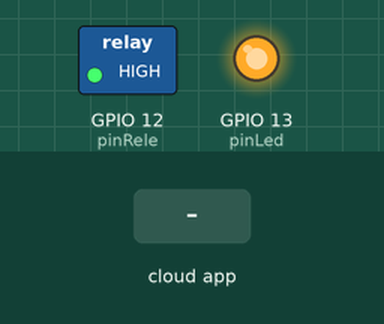
The sketch below on a simulated ESP8266 (NodeMCU). Parts: switched loads named in the sketch (green lamp = pin HIGH), output pins drawn as LEDs (lit = HIGH). Inputs (shaded band) come from the test bench. WiFi joins after 1.5 s; servers stay silent unless stated; what the sketch prints to the serial monitor is not drawn.

Above: at 2.7 s.
2.8 s: the phone or cloud app sets 0 to 0
At 4.3 s:
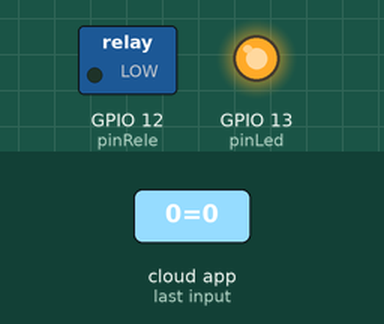
At 5.2 s:
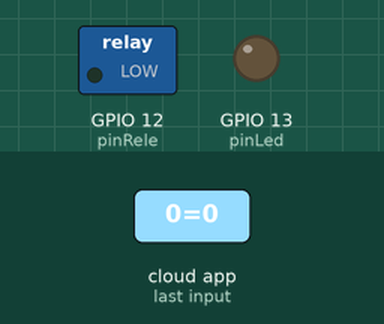
6.0 s: the phone or cloud app sets 0 to 1
At 11.0 s:
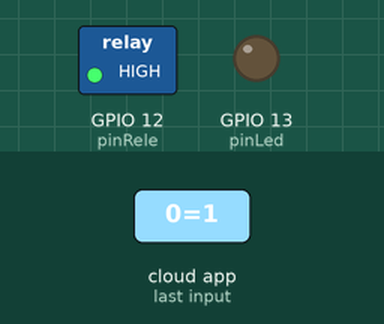
Timing chart, 0 to 15.0 s (numbered marks = the images above; inputs shaded):
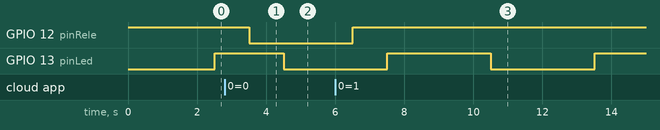

Measured:
- after the input at 2.8 s, GPIO 12 (pinRele): HIGH → LOW after 0.71 s
- after the input at 6.0 s, GPIO 12 (pinRele): LOW → HIGH after 0.51 s

The sketch:

ota_cayenne.ino
```cpp
/* con éste sketch los módulos de prueba podrán ser reprogramados através de la red WiFi*/
#include <ESP8266WiFi.h>
#include <ESP8266mDNS.h>
#include <WiFiUdp.h>
#include <ArduinoOTA.h>
#include <ESP8266WebServer.h>
#include <CayenneMQTTESP8266.h>

#ifndef STASSID
#define STASSID "_hoy-no"
#define STAPSK  "a2h0o1r7a/"
#endif

#define canal 0

const char* ssid = STASSID;
const char* password = STAPSK;

const char cayUser[] = "abe72a70-31fd-11e7-aa05-db50d12f1f3d";
const char cayPass[] = "e91b50872db8081c5bb705d2e9c7256124e4ca5d";
const char cayID[] = "1d64a9d0-84ee-11e9-94e9-493d67fd755e";

const int pinLed = 13;
const int pinBoton = 0;
const int pinRele = 12;

const unsigned long  intervaloLed = 2000;

bool ota_flag = true;
unsigned long tiempo_anterior = 0;

ESP8266WebServer Server;

void setup() {
  pinMode(pinLed, OUTPUT);
  pinMode(pinRele, OUTPUT);
  pinMode(pinBoton, INPUT);

  digitalWrite(pinRele, HIGH);

  Serial.begin(115200);
  Serial.println("Iniciando WiFi");
  WiFi.mode(WIFI_STA);
  WiFi.begin(ssid, password);
  while (WiFi.waitForConnectResult() != WL_CONNECTED) {
    Serial.println("CConexion WiFi fallida, reiniciando...");
    delay(5000);
    ESP.restart();
  }

  // Port defaults to 8266
  // ArduinoOTA.setPort(8266);

  // Hostname defaults to esp8266-[ChipID]
  ArduinoOTA.setHostname("Corredor");

  // No authentication by default
  // ArduinoOTA.setPassword("admin");

  // Password can be set with it's md5 value as well
  // MD5(admin) = 21232f297a57a5a743894a0e4a801fc3
  // ArduinoOTA.setPasswordHash("21232f297a57a5a743894a0e4a801fc3");

  ArduinoOTA.onStart([]() {
    String type;
    if (ArduinoOTA.getCommand() == U_FLASH) {
      type = "sketch";
    } else { // U_SPIFFS
      type = "filesystem";
    }

    // NOTE: if updating SPIFFS this would be the place to unmount SPIFFS using SPIFFS.end()
    Serial.println("Start updating " + type);
  });
  ArduinoOTA.onEnd([]() {
    Serial.println("\nEnd");
  });
  ArduinoOTA.onProgress([](unsigned int progress, unsigned int total) {
    Serial.printf("Progress: %u%%\r", (progress / (total / 100)));
  });
  ArduinoOTA.onError([](ota_error_t error) {
    Serial.printf("Error[%u]: ", error);
    if (error == OTA_AUTH_ERROR) {
      Serial.println("Auth Failed");
    } else if (error == OTA_BEGIN_ERROR) {
      Serial.println("Begin Failed");
    } else if (error == OTA_CONNECT_ERROR) {
      Serial.println("Connect Failed");
    } else if (error == OTA_RECEIVE_ERROR) {
      Serial.println("Receive Failed");
    } else if (error == OTA_END_ERROR) {
      Serial.println("End Failed");
    }
  });
  ArduinoOTA.begin();

  Serial.print("IP address: ");
  Serial.println(WiFi.localIP());

  Server.on("/restart",[](){
    Server.send(200,"text/plain", "Reiniciando...");
    delay(1000);
    ESP.restart();
  });

  Server.on("/",[](){
    Server.send(200,"text/plain", "Ok");
    delay(500);
  });

  Server.begin();

  Cayenne.begin(cayUser, cayPass, cayID, ssid, password);
}

void loop() {
  ArduinoOTA.handle();
  Server.handleClient();
  Cayenne.loop();
  unsigned long ahora = millis() - tiempo_anterior;
  if(ahora > intervaloLed){
    digitalWrite(pinLed, !digitalRead(pinLed));
    tiempo_anterior = millis();
  }

}

CAYENNE_IN(canal){
  int valor = getValue.asInt();
  CAYENNE_LOG("Canal %d, pin %d, valor %d", canal, pinRele, valor);
  digitalWrite(pinRele, valor);
  Cayenne.virtualWrite(canal, valor, TYPE_DIGITAL_SENSOR, UNIT_DIGITAL);
}
```
